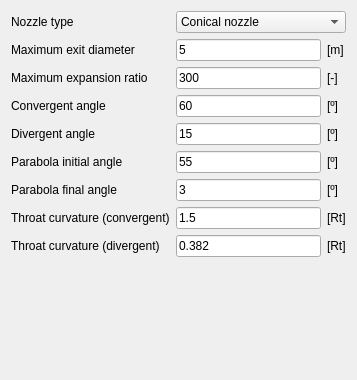
            <widget class="QWidget" name="scrollAreaWidgetContents">
             <property name="geometry">
              <rect>
               <x>0</x>
               <y>0</y>
               <width>357</width>
               <height>380</height>
              </rect>
             </property>
             <layout class="QGridLayout" name="gridLayout_5">
              <item row="7" column="0">
               <widget class="QLabel" name="label_curv_conv">
                <property name="text">
                 <string>Throat curvature (convergent)</string>
                </property>
               </widget>
              </item>
              <item row="1" column="0">
               <widget class="QLabel" name="label_De_max">
                <property name="text">
                 <string>Maximum exit diameter</string>
                </property>
               </widget>
              </item>
              <item row="0" column="1" colspan="2">
               <widget class="QComboBox" name="combo_nozz_type">
                <item>
                 <property name="text">
                  <string>Conical nozzle</string>
                 </property>
                </item>
                <item>
                 <property name="text">
                  <string>Parabolic nozzle</string>
                 </property>
                </item>
               </widget>
              </item>
              <item row="5" column="1">
               <widget class="QLineEdit" name="line_par_0ang">
                <property name="text">
                 <string>55</string>
                </property>
               </widget>
              </item>
              <item row="6" column="0">
               <widget class="QLabel" name="label_par_fang">
                <property name="text">
                 <string>Parabola final angle</string>
                </property>
               </widget>
              </item>
              <item row="3" column="0">
               <widget class="QLabel" name="label_conv_ang">
                <property name="text">
                 <string>Convergent angle</string>
                </property>
               </widget>
              </item>
              <item row="9" column="0">
               <spacer name="verticalSpacer_3">
                <property name="orientation">
                 <enum>Qt::Vertical</enum>
                </property>
                <property name="sizeHint" stdset="0">
                 <size>
                  <width>20</width>
                  <height>40</height>
                 </size>
                </property>
               </spacer>
              </item>
              <item row="1" column="1">
               <widget class="QLineEdit" name="line_De_max">
                <property name="text">
                 <string>5</string>
                </property>
               </widget>
              </item>
              <item row="4" column="0">
               <widget class="QLabel" name="label_div_ang">
                <property name="text">
                 <string>Divergent angle</string>
                </property>
               </widget>
              </item>
              <item row="3" column="2">
               <widget class="QLabel" name="label_deg">
                <property name="text">
                 <string>[º]</string>
                </property>
               </widget>
              </item>
              <item row="4" column="2">
               <widget class="QLabel" name="label_deg_2">
                <property name="text">
                 <string>[º]</string>
                </property>
               </widget>
              </item>
              <item row="6" column="2">
               <widget class="QLabel" name="label_deg_4">
                <property name="text">
                 <string>[º]</string>
                </property>
               </widget>
              </item>
              <item row="5" column="2">
               <widget class="QLabel" name="label_deg_3">
                <property name="text">
                 <string>[º]</string>
                </property>
               </widget>
              </item>
              <item row="4" column="1">
               <widget class="QLineEdit" name="line_div_ang">
                <property name="text">
                 <string>15</string>
                </property>
               </widget>
              </item>
              <item row="3" column="1">
               <widget class="QLineEdit" name="line_conv_ang">
                <property name="text">
                 <string>60</string>
                </property>
               </widget>
              </item>
              <item row="5" column="0">
               <widget class="QLabel" name="label_par_0ang">
                <property name="text">
                 <string>Parabola initial angle</string>
                </property>
               </widget>
              </item>
              <item row="6" column="1">
               <widget class="QLineEdit" name="line_par_fang">
                <property name="text">
                 <string>3</string>
                </property>
               </widget>
              </item>
              <item row="2" column="1">
               <widget class="QLineEdit" name="line_eps_max">
                <property name="text">
                 <string>300</string>
                </property>
               </widget>
              </item>
              <item row="0" column="0">
               <widget class="QLabel" name="label_nozz_type">
                <property name="text">
                 <string>Nozzle type</string>
                </property>
               </widget>
              </item>
              <item row="7" column="2">
               <widget class="QLabel" name="label_Rt">
                <property name="text">
                 <string>[Rt]</string>
                </property>
               </widget>
              </item>
              <item row="2" column="2">
               <widget class="QLabel" name="label_no_5">
                <property name="text">
                 <string>[-]</string>
                </property>
               </widget>
              </item>
              <item row="2" column="0">
               <widget class="QLabel" name="label_eps_max">
                <property name="text">
                 <string>Maximum expansion ratio</string>
                </property>
               </widget>
              </item>
              <item row="7" column="1">
               <widget class="QLineEdit" name="line_curv_conv">
                <property name="text">
                 <string>1.5</string>
                </property>
               </widget>
              </item>
              <item row="1" column="2">
               <widget class="QLabel" name="label_m_2">
                <property name="text">
                 <string>[m]</string>
                </property>
               </widget>
              </item>
              <item row="8" column="0">
               <widget class="QLabel" name="label_curv_div">
                <property name="text">
                 <string>Throat curvature (divergent)</string>
                </property>
               </widget>
              </item>
              <item row="8" column="1">
               <widget class="QLineEdit" name="line_curv_div">
                <property name="text">
                 <string>0.382</string>
                </property>
               </widget>
              </item>
              <item row="8" column="2">
               <widget class="QLabel" name="label_Rt_2">
                <property name="text">
                 <string>[Rt]</string>
                </property>
               </widget>
              </item>
             </layout>
            </widget>
